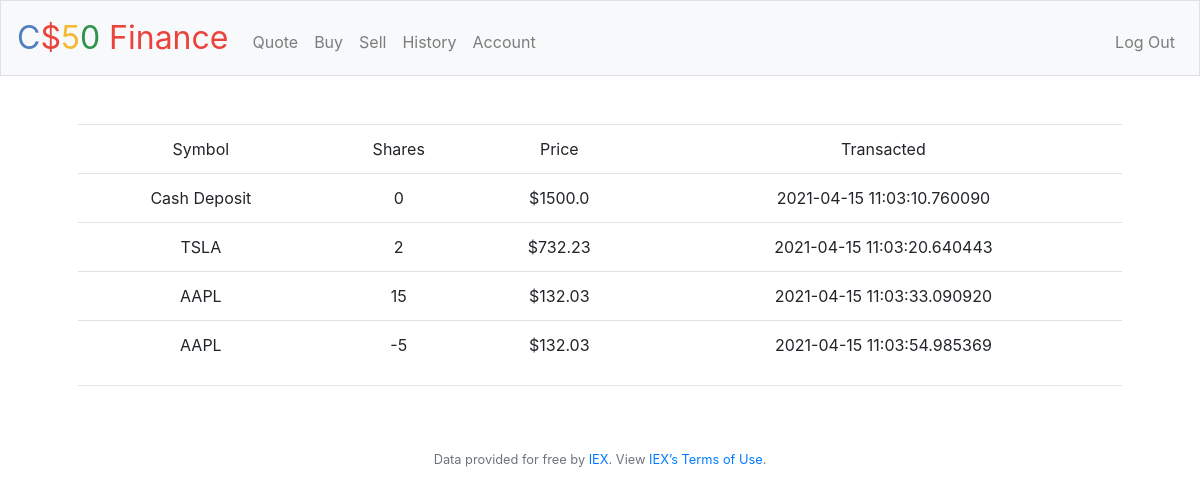
The app's page /history (signed in) with its own data.
### tables this page shows
CREATE TABLE history (
id integer primary key autoincrement,
user TEXT NOT NULL,
user_pk int NOT NULL,
timestamp TEXT NOT NULL,
symbol TEXT NOT NULL,
delta_shares int NOT NULL,
price_share REAL NOT NULL
);

### application.py (the view)
@app.route("/history")
@login_required
def history():
    transactions = db.execute("SELECT * FROM history WHERE user_pk=?", session.get("user_id"))
    return render_template("history.html", trans=transactions)

### application.py (called while the page is built)
@app.after_request
def after_request(response):
    response.headers["Cache-Control"] = "no-cache, no-store, must-revalidate"
    response.headers["Expires"] = 0
    response.headers["Pragma"] = "no-cache"
    return response

### helpers.py (called while the page is built)
def login_required(f):
    @wraps(f)
    def decorated_function(*args, **kwargs):
        if session.get("user_id") is None:
            return redirect("/login")
        return f(*args, **kwargs)
    return decorated_function

### templates/history.html (shortened to what this page needs)
{% extends "layout.html" %}
{% block main %}
    <form action="/history" method="get">
    <div class="table-hover">
        <table class="table">
            <thead>
                <td scope="col">Symbol</td>
                <td scope="col">Shares</td>
                <td scope="col">Price</td>
                <td scope="col">Transacted</td>
            </thead>
            <tbody>
                {% for tran in trans %}
                <tr>
                        <td>{{ tran.symbol }}</td>
                        <td>{{ tran.delta_shares }}</td>
                        <td>${{ tran.price_share }}</td>
                        <td>{{ tran.timestamp }}</td>
                </tr>
                {% endfor %}
            </tbody>
        </table>
    </div>
    </form>
    <hr>
{% endblock %}

### records on screen
history: symbol "Cash Deposit", delta_shares "0", price_share "1500.0", timestamp "2021-04-15 11:03:10.760090"
history: symbol "TSLA", delta_shares "2", price_share "732.23", timestamp "2021-04-15 11:03:20.640443"
history: symbol "AAPL", delta_shares "15", price_share "132.03", timestamp "2021-04-15 11:03:33.090920"
history: symbol "AAPL", delta_shares "-5", price_share "132.03", timestamp "2021-04-15 11:03:54.985369"
